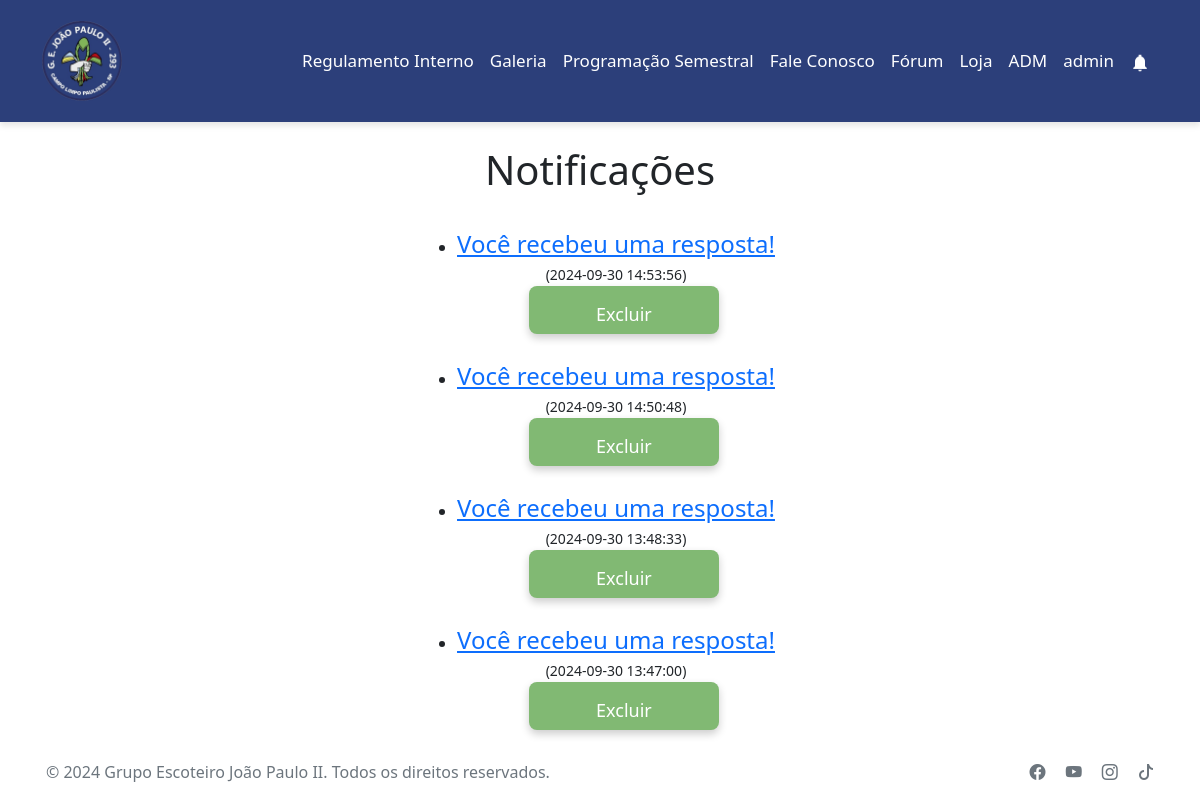
The app's page /backend/notificacoes/index.php (signed in), older data.
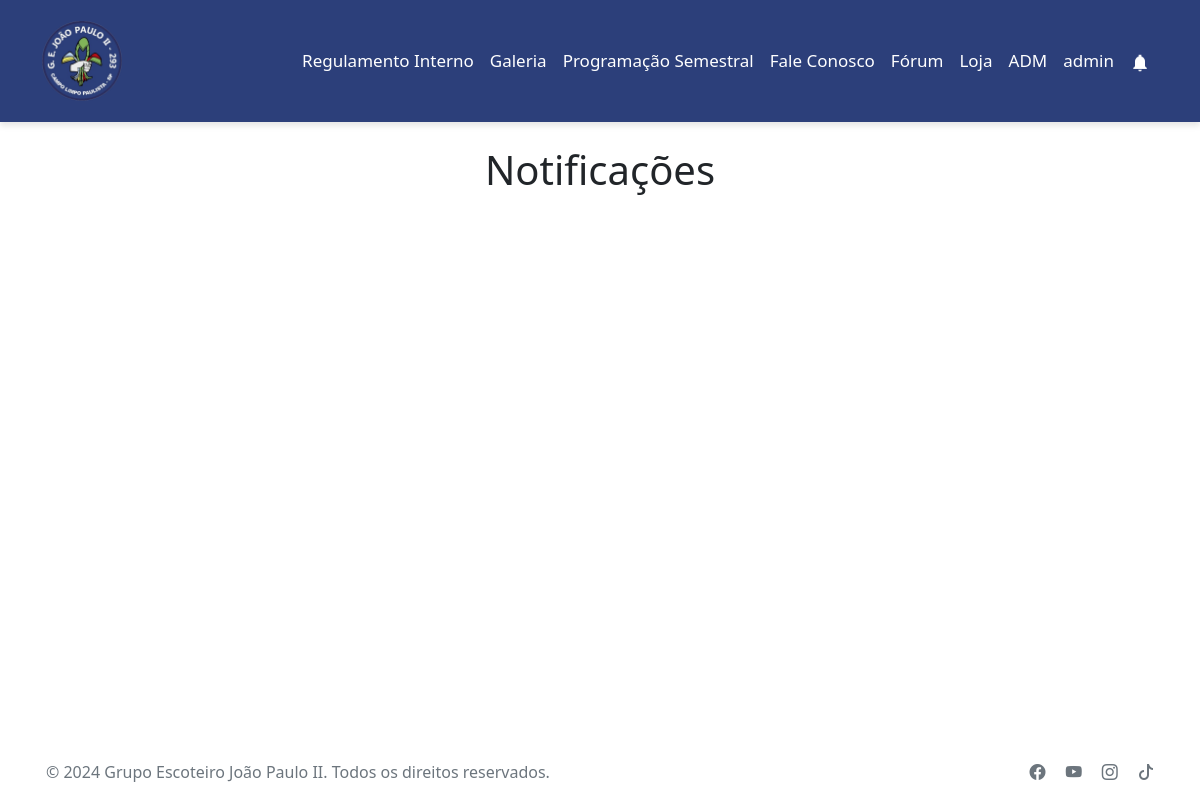
The same page, newer data.
### tables this page shows
CREATE TABLE `notificacoes` (
  `id` int(11) NOT NULL,
  `userid` int(11) NOT NULL,
  `tipo` enum('topico','comentario','resposta') NOT NULL,
  `item_id` int(11) NOT NULL,
  `mensagem` varchar(255) NOT NULL,
  `data` datetime DEFAULT current_timestamp(),
  `lida` tinyint(4) DEFAULT 0
);

### backend/notificacoes/index.php (the view, shortened to what this page needs)
<?php
include_once '../classes/conn.php';
$userid = $_SESSION['userid'];
$sql = "SELECT * FROM notificacoes WHERE userid = '$userid' ORDER BY data DESC";
$result = $conn->query($sql);
$logged = false;
if (isset($_SESSION['on'])) {
    $logged = true;
}
?>
<!DOCTYPE html>
<html lang="pt-br">
<head>
    <link rel="stylesheet" href="../../frontend/public/css/teste.css">
    <link href="https://cdn.jsdelivr.net/npm/bootstrap@5.0.2/dist/css/bootstrap.min.css" rel="stylesheet">
    <link rel="stylesheet" href="https://cdn.jsdelivr.net/npm/bootstrap-icons@1.10.3/font/bootstrap-icons.css">
</head>
<body>
<nav class="navbar navbar-expand-lg py-3 custom-navbar">
    <div class="container">
      <a class="navbar-brand" href="../../frontend/principal/index.php">
        <img src="../../frontend/public/imagens/recursos/logo.png " height="80rem" width="80rem" alt="Logo" height="40">
      </a>
      <div class="collapse navbar-collapse justify-content-end" id="navbarNav">
        <ul class="navbar-nav">
          <li class="nav-item">
          <a class="nav-link active" aria-current="page" target="blank" href="../../frontend/public/docs/POR_2013_19_V2.pdf">Regulamento Interno</a>
          </li>
          <li class="nav-item">
            <a class="nav-link" href="../../backend/galeria/index.php">Galeria</a>
          </li>
          <li class="nav-item">
            <a class="nav-link" href="../../backend/Evento/index.php">Programação Semestral</a>
          </li>
          <li class="nav-item">
            <a class="nav-link" href="../../backend/mailer/fale.php">Fale Conosco</a>
          </li>
          <li class="nav-item">
            <a class="nav-link" href="../../backend/forum/main.php">Fórum</a>
          </li>
          <?php
          if($logged){
            if($_SESSION['tipo']>=1){
              echo '<li class="nav-item">
                <a class="nav-link" href="../../backend/loja/loja.php">Loja</a>
              </li>';
            }
            if($_SESSION['tipo']==3){
              echo '<li class="nav-item">
                <a class="nav-link" href="../../backend/adm/index_adm.php">ADM</a>
              </li>';
            }
            echo '<li class="nav-item">
            <a class="nav-link" href="../../frontend/principal/user.php?id='.$_SESSION["userid"].'">'.$_SESSION["nome"].'</a>
                <li class="nav-item">
            <a class="nav-link" href="../../backend/notificacoes/index.php"><img src="../../frontend/public/imagens/recursos/sino.png" width="20px"></a>
              </li>';
          }
          else{
            echo '<li class="nav-item">
                <a class="nav-link" href="../../backend/login/login.php">Faça Login</a>
              </li>';
          }
            ?>
        </ul>
      </div>
    </div>
  </nav><br>
    <div class="content">
        <h1>Notificações</h1><br>
        <ul>
            <?php while ($row = $result->fetch_assoc()): ?>
                <li>
                    <?php
                    if ($row['tipo'] == 'resposta') {
                        $url = "../forum/topico.php?id=" . $row['item_id'];
                    } else {
                        $url = "../forum/topico.php?id=" . $row['item_id'];
                    }
                    ?>
                    <a class="notifica" href="<?php echo $url; ?>">
                        <?php echo htmlspecialchars($row['mensagem']); ?>
                    </a><br>
                    <small>(<?php echo $row['data']; ?>)</small>
                    <form action="excluir_notificacao.php" method="POST" style="display:inline;">
                        <button class="btn-custom" id="notify" type="submit">Excluir</button><br>
                    </form>
                </li>
            <?php endwhile; ?>
        </ul>
    </div>
    <footer class="footer text-center text-lg-start d-flex w-100 justify-content-between align-items-center fixed-bottom">
    <div class="container p-3 d-flex justify-content-between w-100">
      <span class="text-muted">© 2024 Grupo Escoteiro João Paulo II. Todos os direitos reservados.</span>
      <div class="social-icons">
        <a href="https://www.facebook.com/GrupoescoteirojoaopauloII?mibextid=ZbWKwL" target="_blank" class="text-muted me-3">
          <i class="bi bi-facebook"></i>
        </a>
        <a href="https://youtube.com/@gejoaopauloii?si=8nJBM0zWxWBofH_V" target="_blank" class="text-muted me-3">
          <i class="bi bi-youtube"></i>
        </a>
        <a href="https://www.instagram.com/ge_joaopaulo2?igsh=MWFiOTA2OTFxYW11" target="_blank" class="text-muted me-3">
          <i class="bi bi-instagram"></i>
        </a>
        <a href="https://www.tiktok.com/@ge._joaopauloii?_t=8nG7cVdsBGQ&_r=1" target="_blank" class="text-muted">
          <i class="bi bi-tiktok"></i>
        </a>
      </div>
    </div>
  </footer>
</body>
</html>

### frontend/public/css/teste.css (style rules this page uses)
:root { --color-white: #fff; --color-dark1: rgb(39, 39, 39); --color-dark2: #2d2d2d; --color-dark3: #414141; --color-dark4: #1c1c1c; --color-dark5: #343434; --color-blue1: #3ab2d6; --color-blue: #2C3F7A; --color-g: #81B973; --button-color: #C6CCC8; --lobinho: #fdb813; --escoteiro: #00793a; --senior: #a61744; --pioneiro: #c00d0e; }
.custom-navbar { background-color: #2C3F7A; color: white; }
.custom-navbar a { color: white; font-size: 17px; }
.content { text-align: center; margin: 0px; width: 100%; display: flex; justify-content: center; flex-direction: column; align-items: center; }
.navbar { box-shadow: 0 4px 6px rgba(0, 0, 0, 0.1); }
.navbar-brand img { transition: transform 0.2s ease; }
.nav-link { color: #ffffff !important; font-weight: 500; transition: color 0.3s ease; }
.footer a { text-decoration: none; }
.footer { background-color: white; }
body { width: 50%; margin: 100px auto; background-color: lightgray; font-family: 'Kanit', sans-serif; }
body { width: 100%; }
form { margin: 5%; }
.btn-custom { width: 60%; padding: 15px; background-color: #81B973; border: none; border-radius: 8px; color: white; font-size: 18px; cursor: pointer; text-align: center; box-shadow: 0 4px 8px rgba(0, 0, 0, 0.2); transition: transform 0.3s, box-shadow 0.3s; }
#notify { height: 3rem; }
.notifica { font-size: 24px; }

Row changes from the older to the newer data that the page shows:
removed notificacoes: mensagem "Você recebeu uma resposta!", data "2024-09-30 14:53:56"
removed notificacoes: mensagem "Você recebeu uma resposta!", data "2024-09-30 14:50:48"
removed notificacoes: mensagem "Você recebeu uma resposta!", data "2024-09-30 13:48:33"
removed notificacoes: mensagem "Você recebeu uma resposta!", data "2024-09-30 13:47:00"
